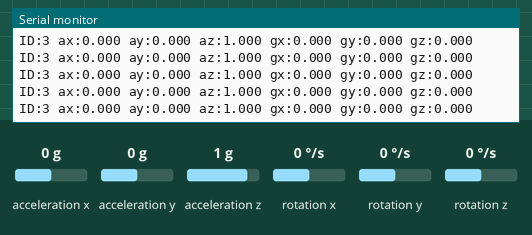
A sketch run on a simulated Arduino Nano 33 BLE. Shown: the last lines printed to the serial monitor. The inputs (shaded band) are chosen by the test bench; at power-on: acceleration x 0 g, acceleration y 0 g, acceleration z 1 g, rotation x 0 °/s, rotation y 0 °/s, rotation z 0 °/s. Nothing arrives over Bluetooth unless stated.

Above: at 1.2 s.
1.3 s: acceleration x set to -1.4 g
At 1.32 s:
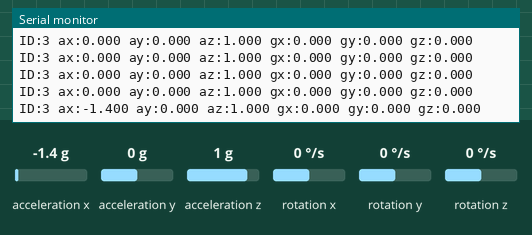
2.8 s: acceleration y set to -1.4 g
At 2.82 s:
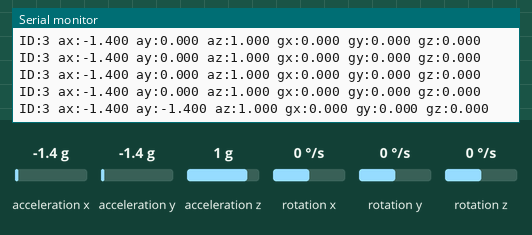
4.3 s: acceleration z set to -1.4 g
At 4.32 s:
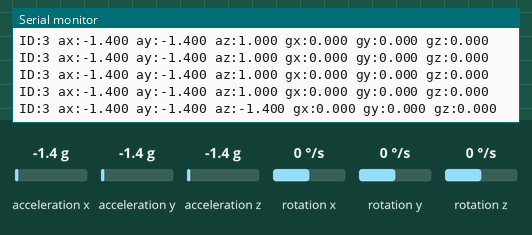
5.8 s: rotation x set to -192 °/s
At 5.82 s:
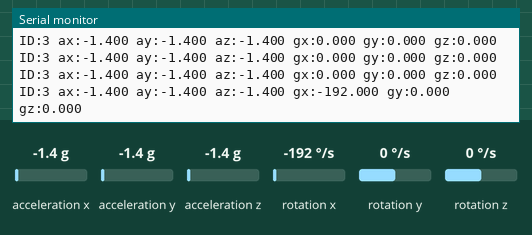
7.3 s: rotation y set to -192 °/s
At 7.32 s:
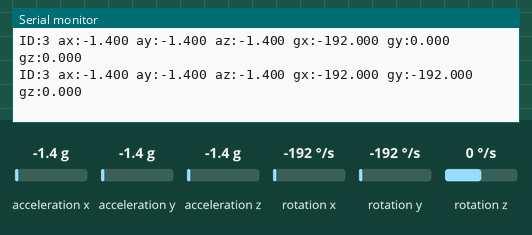

The sketch:

GymBud_IMU_Node_RW.ino
```cpp
// GymBud_IMU_Node_RW.ino
// Common IMU + BLE peripheral code for Seeed XIAO nRF52840 Sense
// Change NODE_ID and DEVICE_NAME before uploading to each sensor board.

// ---------- CONFIG ----------
#define NODE_ID      3                  // 1 = left wrist, 2 = right wrist, 3 = chest
#define DEVICE_NAME  "GymBud_RW"        // will appear in BLE scanner

const float SAMPLE_RATE_HZ = 20.0f;     // IMU sample rate (20 Hz)
const unsigned long SAMPLE_INTERVAL_MS = (unsigned long)(1000.0f / SAMPLE_RATE_HZ);

// ---------- LIBRARIES ----------
#include <ArduinoBLE.h>
#include <Arduino_BMI270_BMM150.h>      // IMU driver for XIAO nRF52840 Sense

// ---------- BLE UUIDs (custom, must MATCH central) ----------
const char* IMU_SERVICE_UUID = "7b8f0001-0000-4f79-a1af-59c5d5f0a001";
const char* IMU_CHAR_UUID    = "7b8f0002-0000-4f79-a1af-59c5d5f0a001";

// IMU payload: ax, ay, az, gx, gy, gz (floats) + nodeID (uint8)
struct ImuPacket {
  float ax;
  float ay;
  float az;
  float gx;
  float gy;
  float gz;
  uint8_t nodeId;
};

// BLE service + characteristic
BLEService imuService(IMU_SERVICE_UUID);
BLECharacteristic imuChar(
  IMU_CHAR_UUID,
  BLERead | BLENotify,
  sizeof(ImuPacket),
  true  // fixed length
);

unsigned long lastSampleMs = 0;

void setup() {
  // Serial for debugging
  Serial.begin(115200);
  while (!Serial) {
    ; // wait for Serial
  }
  Serial.println("GymBud IMU Node starting...");

  // --------- IMU INIT ---------
  if (!IMU.begin()) {
    Serial.println("Failed to initialize IMU (BMI270).");
    while (1) {
      delay(1000); // stop here if IMU fails
    }
  }
  Serial.println("IMU started.");

  // Optional: check which axes are available
  if (!IMU.accelerationAvailable() || !IMU.gyroscopeAvailable()) {
    Serial.println("Warning: IMU accel/gyro not fully available.");
  }

  // --------- BLE INIT ---------
  if (!BLE.begin()) {
    Serial.println("Failed to start BLE!");
    while (1) {
      delay(1000); // stop if BLE fails
    }
  }

  BLE.setLocalName(DEVICE_NAME);   // advertised device name
  BLE.setDeviceName(DEVICE_NAME);  // GAP device name
  BLE.setAdvertisedService(imuService);

  imuService.addCharacteristic(imuChar);
  BLE.addService(imuService);

  // initialize characteristic with zeros
  uint8_t empty[sizeof(ImuPacket)] = {0};
  imuChar.writeValue(empty, sizeof(empty));

  BLE.advertise();                 // start advertising
  Serial.print("BLE advertising as: ");
  Serial.println(DEVICE_NAME);
}

void loop() {
  // Keep BLE stack running
  BLE.poll();

  // Take a sample every SAMPLE_INTERVAL_MS
  unsigned long now = millis();
  if (now - lastSampleMs < SAMPLE_INTERVAL_MS) {
    return; // not yet time to sample
  }
  lastSampleMs = now;

  // --------- READ IMU ---------
  float ax, ay, az;
  float gx, gy, gz;

  if (IMU.accelerationAvailable()) {
    IMU.readAcceleration(ax, ay, az);   // g units
  } else {
    ax = ay = az = 0.0f;
  }

  if (IMU.gyroscopeAvailable()) {
    IMU.readGyroscope(gx, gy, gz);      // dps
  } else {
    gx = gy = gz = 0.0f;
  }

  // --------- FILL PACKET ---------
  ImuPacket pkt;
  pkt.ax     = ax;
  pkt.ay     = ay;
  pkt.az     = az;
  pkt.gx     = gx;
  pkt.gy     = gy;
  pkt.gz     = gz;
  pkt.nodeId = (uint8_t)NODE_ID;

  // --------- SEND OVER BLE ---------
  imuChar.writeValue((uint8_t*)&pkt, sizeof(pkt));

  // Optional: debug print over USB
  Serial.print("ID:");
  Serial.print(pkt.nodeId);
  Serial.print(" ax:");
  Serial.print(pkt.ax, 3);
  Serial.print(" ay:");
  Serial.print(pkt.ay, 3);
  Serial.print(" az:");
  Serial.print(pkt.az, 3);
  Serial.print(" gx:");
  Serial.print(pkt.gx, 3);
  Serial.print(" gy:");
  Serial.print(pkt.gy, 3);
  Serial.print(" gz:");
  Serial.println(pkt.gz, 3);
}
```

Measured:
- after the input at 1.3 s, the serial monitor: prints a new line at once (image 1)
- after the input at 2.8 s, the serial monitor: prints a new line at once (image 2)
- after the input at 4.3 s, the serial monitor: prints a new line at once (image 3)
- after the input at 5.8 s, the serial monitor: prints a new line at once (image 4)
- after the input at 7.3 s, the serial monitor: prints a new line at once (image 5)
